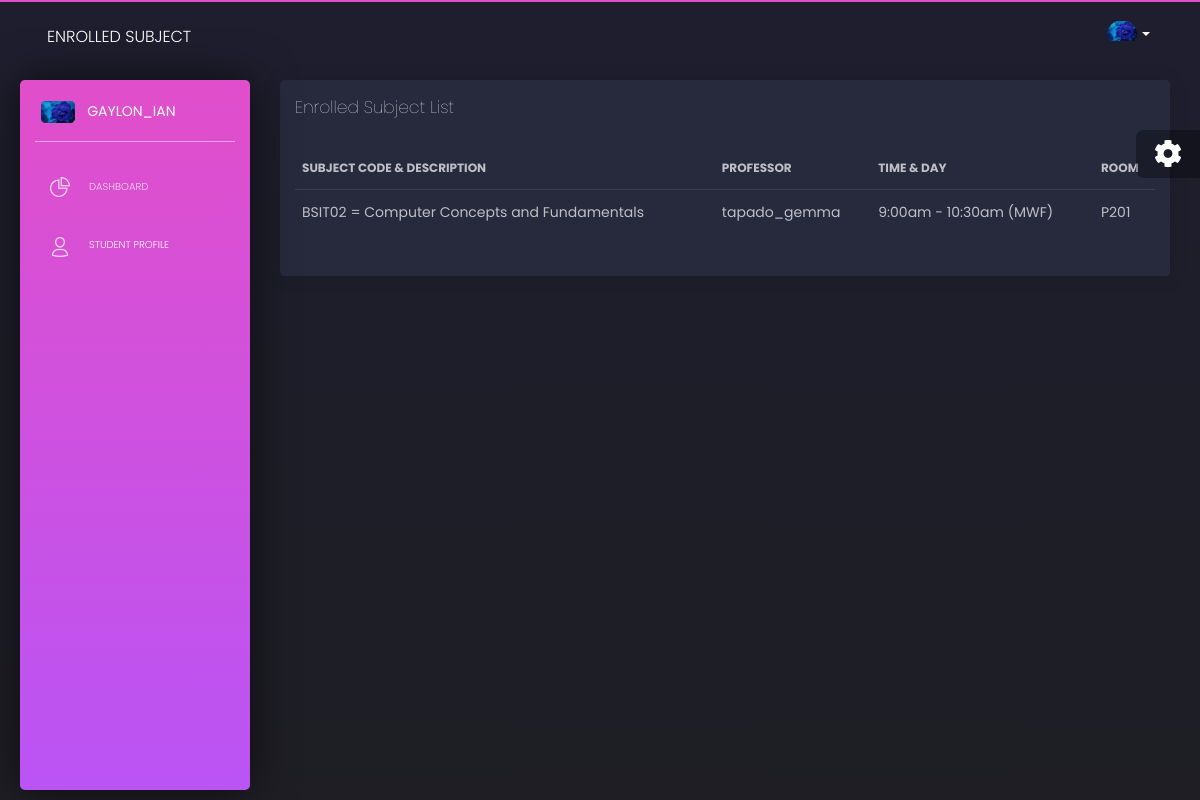
Screenshot of /templates/enrolledsubject.php (signed in) with the database file from the repository.
### tables this page shows
CREATE TABLE `tbl_account`  (
  `cId` int(11) NOT NULL AUTO_INCREMENT,
  `cAccIdNumber` int(20) NULL DEFAULT NULL,
  `cFirstName` varchar(20) NULL DEFAULT NULL,
  `cLastName` varchar(20) NULL DEFAULT NULL,
  `cType` varchar(15) NULL DEFAULT NULL,
  `cCourse` varchar(255) NOT NULL,
  `cDepartment` varchar(10) NULL DEFAULT NULL,
  `cYearLevel` varchar(10) NULL DEFAULT NULL,
  `cEmail` varchar(255) NOT NULL,
  `cAddress` varchar(255) NOT NULL,
  `cAbout` varchar(255) NOT NULL,
  `cImage` varchar(255) NOT NULL,
  PRIMARY KEY (`cId`) USING BTREE
);

CREATE TABLE `tbl_student_subject`  (
  `cId` int(11) NOT NULL AUTO_INCREMENT,
  `cAccIdNumber` varchar(255) NOT NULL,
  `cSubjectCode` varchar(255) NOT NULL,
  `cSubjectDescription` varchar(255) NOT NULL,
  `cTime` varchar(255) NOT NULL,
  `cProf` varchar(255) NOT NULL,
  `cRoom` varchar(255) NOT NULL,
  `cSchoolYear` varchar(255) NOT NULL,
  `cDay` varchar(255) NOT NULL,
  `cStatus` varchar(255) NOT NULL,
  PRIMARY KEY (`cId`) USING BTREE
);

### templates/enrolledsubject.php (the view, shortened to what this page needs)
<?php
require_once '../api/connection.php';
$sql = $DBH->prepare("SELECT * FROM tbl_login WHERE cUsername = '".$_SESSION['user']."'");
$sql->execute();
$row = $sql->fetch(PDO::FETCH_ASSOC);
$txtid = $row['cPassword'];
$sql = $DBH->prepare("SELECT * FROM tbl_account WHERE cAccIdNumber = :txtid");
$sql->bindparam(":txtid",$txtid);
$sql->execute();
$row = $sql->fetch(PDO::FETCH_ASSOC);
$img = $row['cImage'];
?>
<!DOCTYPE html>
<html lang="en">
<head>
  <link href="https://use.fontawesome.com/releases/v5.0.6/css/all.css" rel="stylesheet">
  <link href="../assets/css/nucleo-icons.css" rel="stylesheet" />
  <link href="../assets/css/black-dashboard.css?v=1.0.0" rel="stylesheet" />
  <link href="../assets/demo/demo.css" rel="stylesheet" />
</head>
<body class="">
  <div class="wrapper">
    <div class="sidebar">
      <div class="sidebar-wrapper">
        <div class="logo">
          <a href="javascript:void(0)" class="simple-text logo-mini">
            <div class="photo">
              <img src="<?php echo $img ?>" alt="Profile Photo">
            </div>
          </a>
          <a href="studentprofile.php" class="simple-text logo-normal">
            <?php
              $sql = $DBH->prepare("SELECT * FROM tbl_login WHERE cUsername = '".$_SESSION['user']."'");
              $sql->execute();
              $row = $sql->fetch(PDO::FETCH_ASSOC);
              echo $row['cUsername'];
            ?>
          </a>
        </div>
        <ul class="nav">
          <li>
            <a href="./dashboard.php">
              <i class="tim-icons icon-chart-pie-36"></i>
              <p>Dashboard</p>
            </a>
          </li>
          <?php
              $sql = $DBH->prepare("SELECT * FROM tbl_login WHERE cUsername = '".$_SESSION['user']."'");
              $sql->execute();
              $row = $sql->fetch(PDO::FETCH_ASSOC);
              if($row['cType'] == 'user'){
            ?>
          <li class="nav-item">
            <a class="nav-link" data-toggle="collapse" href="#auth" aria-expanded="false" aria-controls="auth">
              <i class="tim-icons icon-single-02"></i>
              <span class="menu-title">Student Profile</span>
            </a>
          </li>
          <?php }else{} ?>
        </ul>
      </div>
    </div>
    <div class="main-panel">
      <nav class="navbar navbar-expand-lg navbar-absolute navbar-transparent">
        <div class="container-fluid">
          <div class="navbar-wrapper">
            <a class="navbar-brand" href="javascript:void(0)">Enrolled Subject</a>
          </div>
          <div class="collapse navbar-collapse" id="navigation">
            <ul class="navbar-nav ml-auto">
              <li class="dropdown nav-item">
                <a href="#" class="dropdown-toggle nav-link" data-toggle="dropdown">
                  <div class="photo">
                    <img src="<?php echo $img ?>" alt="Profile Photo">
                  </div>
                  <b class="caret d-none d-lg-block d-xl-block"></b>
                </a>
              </li>
            </ul>
          </div>
        </div>
      </nav>
      <div class="content">
        <div class="row">
          <div class="col-md-12">
            <div class="card ">
              <div class="card-header">
                <h4 class="card-title">Enrolled Subject List</h4>
              </div>
              <div class="card-body">
                <div class="table-responsive">
                  <table class="table tablesorter " id="">
                    <thead class=" text-primary">
                      <tr>
                        <th>Subject Code & Description</th>
                        <th>Professor</th>
                        <th>Time & Day</th>
                        <th>Room</th>
                      </tr>
                    </thead>
                    <tbody>
                      <?php
                      $sql = $DBH->prepare("SELECT * FROM tbl_login WHERE cUsername = '".$_SESSION['user']."'");
                      $sql->execute();
                      $row = $sql->fetch(PDO::FETCH_ASSOC);
                      $txtid = $row['cPassword'];
                        $sql = $DBH->prepare("SELECT * FROM tbl_student_subject WHERE cAccIdNumber = :txtid");
                        $sql->bindparam(":txtid",$txtid);
                        $sql->setFetchMode(PDO::FETCH_ASSOC);
                        $sql->execute();
                        while($row=$sql->fetch()) {
                        ?>
                      <tr>
                        <td><?php echo $row['cSubjectCode']," = ",$row['cSubjectDescription'] ?></td>
                        <td><?php echo $row['cProf'] ?></td>
                        <td><?php echo $row['cTime']," (",$row['cDay'],")" ?></td>
                        <td><?php echo $row['cRoom'] ?></td>
                      </tr>
                      <?php } ?>
                    </tbody>
                  </table>
                </div>
              </div>
            </div>
          </div>
        </div>
      </div>
      <footer class="footer">
      </footer>
    </div>
  </div>
  <div class="fixed-plugin">
    <div class="dropdown show-dropdown">
      <a href="#" data-toggle="dropdown">
        <i class="fa fa-cog fa-2x"> </i>
      </a>
    </div>
  </div>
</body>
</html>

### rows the page displays
tbl_account: cImage (picture)
tbl_student_subject: cSubjectCode "BSIT02", cSubjectDescription "Computer Concepts and Fundamentals", cProf "tapado_gemma", cTime "9:00am - 10:30am", cDay "MWF", cRoom "P201"

### other values shown
$row['cUsername'] "GAYLON_IAN"
